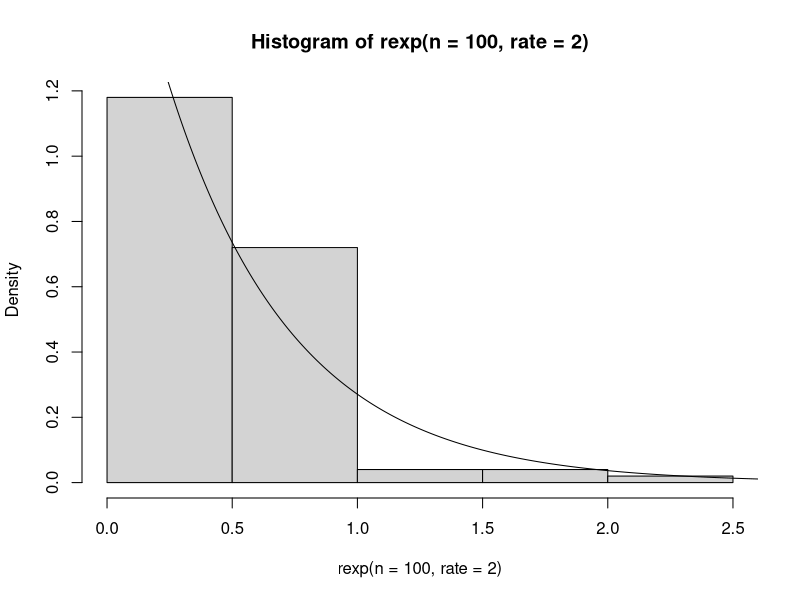
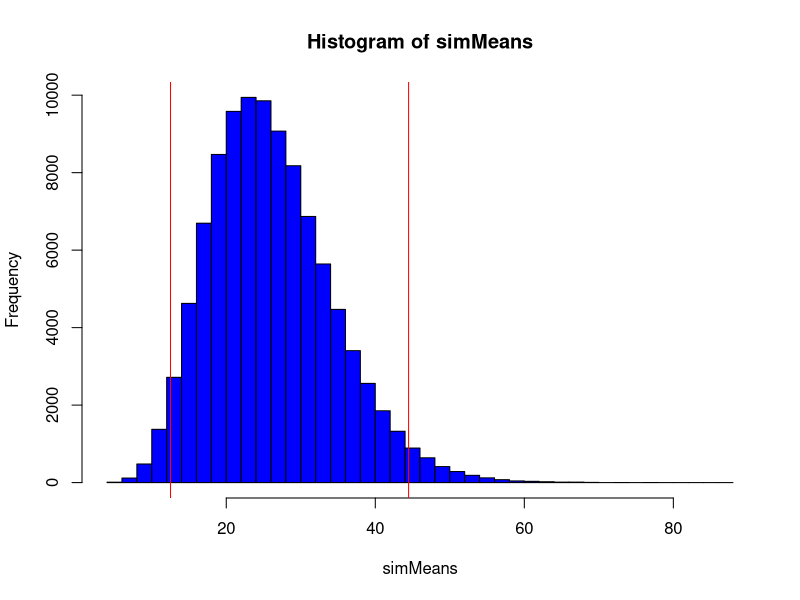
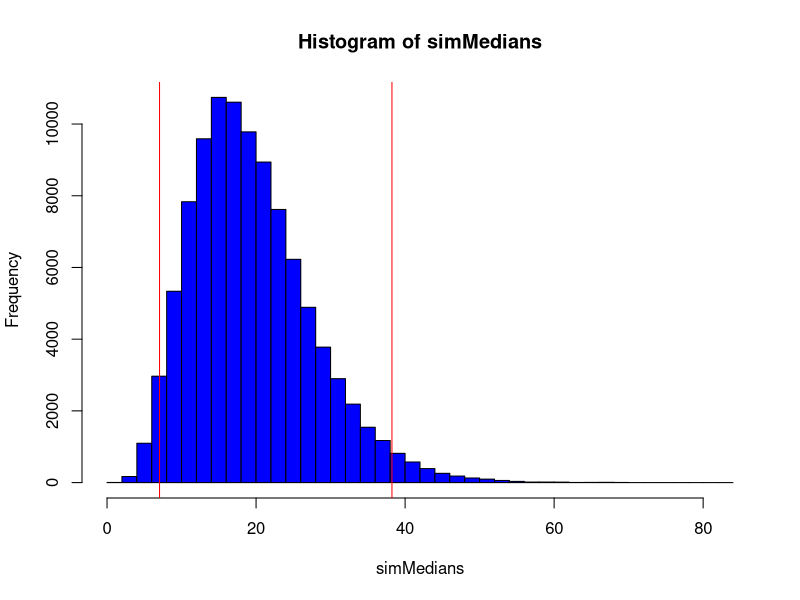

Source code (R) for these figures, in order:

################################
## Simuler fra nogle fordelinger
## Sæt et seed for at få samme udfald hver gang
set.seed(123)
## 100 realisationer fra binomialfordelingen:
## Antal successer fra 25 trækninger med 0.2 sandsynlighed for succes
rbinom(n=100, size=25, prob=0.2)
## Exponential fordelte
hist(rexp(n=100, rate=2), prob=TRUE)
## Plot the theoretical pdf
xseq <- seq(0,10,len=1000)
lines(xseq, dexp(xseq, rate=2))


################################
## Sæt et seed for at få samme udfald hver gang
set.seed(345)
## Antal simuleringer
k = 10000
## Simuler længderne af siderne
x = rnorm(k, 2, 0.01) 
y = rnorm(k, 3, 0.02) 
## Beregn arealet for hver simulering
area = x*y
## Beregn statistikker
## (stikprøve)Gennemsnit
mean(area) 
## (stikprøve)spredning
sd(area)
## Fraktion af arealer afviger mere end 0.1
sum(abs(area-6) > 0.1) / k


################################
## Beregn variansen af arealet med simulering
## Antal simuleringer
k = 10000
## Simuler længderne af siderne
x = rnorm(k, 2, 0.01) 
y = rnorm(k, 3, 0.02) 
## Beregn arealet for hver simulering
area = x*y
## Beregn variansen af de simulerede arealer
var(area)
 


################################
## Beregn konfidensinterval for middelværdien med simulering
## Sæt seed hvis sammen resultat ønskes
set.seed(758)
## Første gang: Simuler 10 observationer og beregn gennemsnit
simSample <- rexp(10, 1/26.08)
mean1 <- mean(simSample)
## Anden gang: Simuler 10 observationer og beregn gennemsnit
simSample <- rexp(10, 1/26.08)
mean2 <- mean(simSample)
## Tredje gang: Simuler 10 observationer og beregn gennemsnit
simSample <- rexp(10, 1/26.08)
mean3 <- mean(simSample)
## Gør det 100000 gange!
 


################################
## Beregn konfidensinterval for middelværdien med simulering
## Set the number of simulations:
k <- 100000
set.seed(321)
## 1. Simulate 10 exponentials k times and keep in a matrix:
simSamples <- replicate(k, rexp(10, 1/26.08))
## 2. Compute the mean of the 10 simulated observations k times:
simMeans <- apply(simSamples, 2, mean)
## 3. Find the two relevant quantiles of the k simulated means:
quantile(simMeans, c(0.025, 0.975)) 
hist(simMeans, col="blue", nclass=30)
abline(v=quantile(simMeans, c(0.025, 0.975)), col="red")


################################
## Beregn konfidensinterval for medianen med parametrisk bootstrapping
## Set the number of simulations:
k <- 100000
set.seed(543)
## 1. Simulate 10 exponentials with the right mean k times:
simSamples <- replicate(k, rexp(10, 1/26.08))
## 2. Compute the median of the n=10 simulated observations k times:
simMedians <- apply(simSamples, 2, median)
## 3. Find the two relevant quantiles of the k simulated medians:
quantile(simMedians, c(0.025, 0.975)) 
hist(simMedians, col="blue", nclass=30)
abline(v=quantile(simMedians, c(0.025, 0.975)), col="red")


################################
## Konfidensinterval for den øvre kvartil (Q_3) i en normalfordeling
## Read in the heights data:
x <- c(168, 161, 167, 179, 184, 166, 198, 187, 191, 179)
n <- length(x)
## Define a (upper-quartile) Q3-function:
Q3 <- function(x){ quantile(x, 0.75)}
## Set the number of simulations:
k <- 100000
set.seed(543)
## 1. Simulate k samples of n=10 normals with the right mean and variance:
simSamples <- replicate(k, rnorm(n, mean(x), sd(x)))
## 2. Compute the Q3 of the n=10 simulated observations k times:
simQ3s <- apply(simSamples, 2, Q3)
## 3. Find the two relevant quantiles of the k simulated medians:
quantile(simQ3s, c(0.005, 0.995)) 


################################
## Konfidensinterval for the forskellen mellem to exponentielle middelværdier
## Day 1 data:
x <- c(32.6, 1.6, 42.1, 29.2, 53.4, 79.3, 
       2.3 , 4.7, 13.6, 2.0)
## Day 2 data:
y <- c(9.6, 22.2, 52.5, 12.6, 33.0, 15.2, 
       76.6, 36.3, 110.2, 18.0, 62.4, 10.3)
## Keep sample sizes
n1 <- length(x)
n2 <- length(y)


################################
## Konfidensinterval for the forskellen mellem to exponentielle middelværdier
## Set the number of simulations:
k <- 100000
set.seed(987)
## 1. Simulate k samples of each n1=10 and n2=12 
## exponentials with the right means:
simxSamples <- replicate(k, rexp(n1, 1/mean(x)))
simySamples <- replicate(k, rexp(n2, 1/mean(y)))
## 2. Compute the difference between the simulated 
## means k times:
simDifMeans <- apply(simxSamples, 2, mean) - 
                    apply(simySamples, 2, mean) 
## 3. Find the two relevant quantiles of the 
## k simulated differences of means:
quantile(simDifMeans, c(0.025, 0.975)) 


################################
## Parret test af middelværdiforskel med ikke-parametrisk bootstrapping
## Input the two cigaret use samples
x1 <-  c(8, 24, 7, 20, 6, 20, 13, 15, 11, 22, 15) 
x2 <-  c(5, 11, 0, 15, 0, 20, 15, 19, 12, 0, 6) 
## Calculate the difference
dif <- x1 - x2 
dif
## And the sample mean
mean(dif)


################################
## Resample several times
sample(dif, replace = TRUE)
sample(dif, replace = TRUE)
sample(dif, replace = TRUE)
sample(dif, replace = TRUE)


################################
## Resample calculate mean statistic many time, and find 95% confidence interval
k = 100000 
simSamples = replicate(k, sample(dif, replace = TRUE)) 
## Take the mean for every resample
simMeans = apply(simSamples, 2, mean) 
## Take the two quantiles to get the confidence interval
quantile(simMeans, c(0.025,0.975)) 


################################
## Konfidensintervallet for ændringen af median cigaretforbruget
## Simulate many times
k = 100000 
simsamples = replicate(k, sample(dif, replace = TRUE)) 
## Take the median for each resample
simMedians = apply(simsamples, 2, median) 
## Take the two quantiles to get the confidence interval
quantile(simMedians, c(0.025,0.975)) 


################################
## Tandsundhed og flaskebrug. Konfidensinterval for forskel i middelværdi
## Reading in no group: 
x <- c(9,10,12,6,10,8,6,20,12) 
## Reading in yes group: 
y <- c(14,15,19,12,13,13,16,14,9,12) 
## Resample many times
k <- 100000 
simxSamples <- replicate(k, sample(x, replace = TRUE))
simySamples <- replicate(k, sample(y, replace = TRUE)) 
## Take the mean for each time and subtract
simmeandifs <- apply(simxSamples, 2, mean) -
                           apply(simySamples, 2, mean)  
## Take the two quantiles to get the confidence interval
quantile(simmeandifs, c(0.025,0.975)) 


################################
## Tandsundhed og flaskebrug. Konfidensinterval for forskel i median
## Resample many times
k <- 100000 
simxSamples <- replicate(k, sample(x, replace = TRUE))
simySamples <- replicate(k, sample(y, replace = TRUE)) 
## Take the difference in medians
simmedianDiffs <- apply(simxSamples, 2, median)-
                        apply(simySamples, 2, median)  
## Take the two quantiles to get the confidence interval
quantile(simmedianDiffs, c(0.005,0.995)) 
